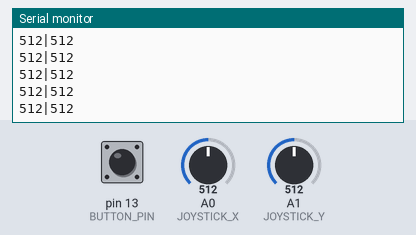
This sketch was run on a simulated Arduino Uno, built with avr-gcc and run on an emulated ATmega328P. On the bench: the last lines printed to the serial monitor. Inputs (shaded band) come from the test bench; at power-on: A0 (JOYSTICK_X) = 512, A1 (JOYSTICK_Y) = 512, pin 13 (BUTTON_PIN) HIGH.

Above: at 4.3 s.
4.4 s: A0 (JOYSTICK_X) set to 991
At 5.5 s:
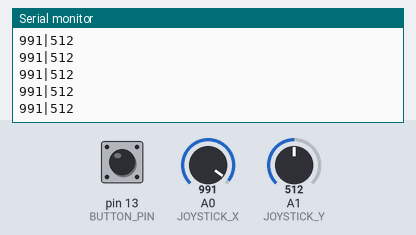
5.9 s: A0 (JOYSTICK_X) set to 1008
At 6.9 s:
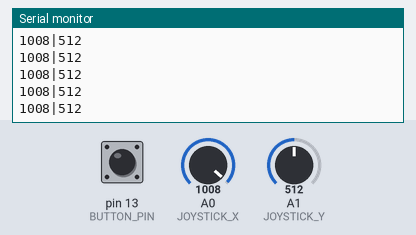
7.4 s: A1 (JOYSTICK_Y) set to 110
At 8.1 s:
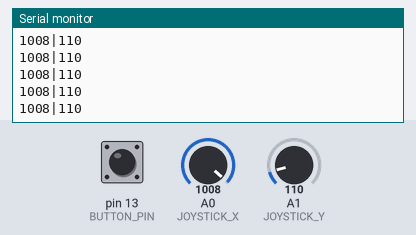
8.9 s: A1 (JOYSTICK_Y) set to 89
At 9.7 s:
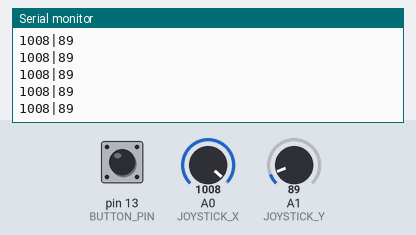
Timing chart, 0 to 11.9 s (numbered marks = the images above; inputs shaded):
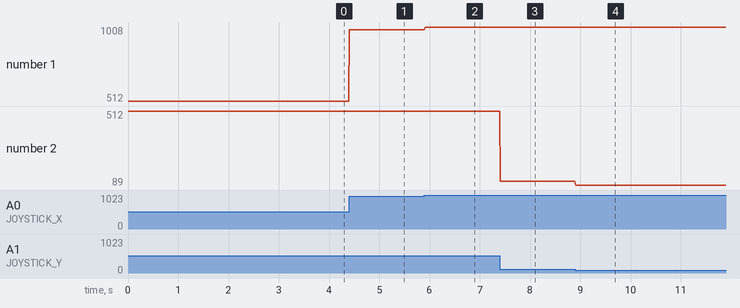

Measured:
- after the input at 4.4 s, the serial monitor: prints a new line at once (image 1)
- after the input at 5.9 s, the serial monitor: prints a new line at once (image 2)
- after the input at 7.4 s, the serial monitor: prints a new line at once (image 3)
- after the input at 8.9 s, the serial monitor: prints a new line at once (image 4)
- plotted number 1: 512 → 991 after the input at 4.4 s, 991 → 1008 after the input at 5.9 s
- plotted number 2: 512 → 110 after the input at 7.4 s, 110 → 89 after the input at 8.9 s

The sketch:

JOYSTICK.ino
```cpp
#define JOYSTICK_X A0
#define JOYSTICK_Y A1
#define BUTTON_PIN 13  // Butonun bağlı olduğu pin

void setup() {
  // Seri haberleşmeyi başlat
  Serial.begin(9600);

  // Buton pinini giriş olarak ayarla
  pinMode(BUTTON_PIN, INPUT_PULLUP);  // Buton bağlı olduğunda LOW olacak şekilde
}

void loop() {
  // Joystick değerlerini oku
  int joystickXValue = analogRead(JOYSTICK_X);
  int joystickYValue = analogRead(JOYSTICK_Y);

  // Buton durumu oku (düğme basılı mı)
  int buttonState = digitalRead(BUTTON_PIN);

  // Buton basılı değilse
  if (buttonState == HIGH) {
    // Joystick değerlerini seri monitöre yazdır
    Serial.print(joystickXValue);
    Serial.print("|");
    Serial.println(joystickYValue);
  } else {
    // Butona basıldığında farklı bir şey yazdır
    Serial.println("0|0|0");
  }

  // Gecikme
  delay(15);
}
```
